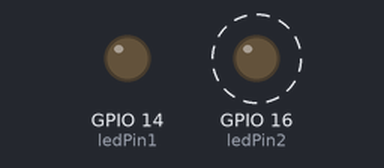
The sketch below on a simulated ESP8266 (NodeMCU). Shown: output pins drawn as LEDs (lit = HIGH). Dashed ring = blinking. WiFi joins after 1.5 s; servers stay silent unless stated; no MQTT or app messages arrive unless stated; the modem accepts every AT command (registered, SIM ready, sends succeed) and sends nothing else.

Above: at 4.02 s.
At 6.68 s:
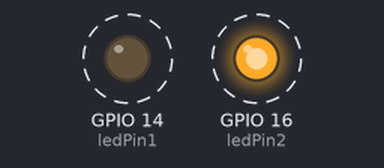
Timing chart, 0 to 7.0 s (numbered marks = the images above):
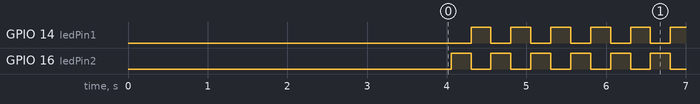

Measured:
- by itself, GPIO 14 (ledPin1), GPIO 16 (ledPin2): alternates HIGH for 0.25 s and LOW for 0.25 s

The sketch:

lucy_mqtt.ino
```cpp
#include <ESP8266WiFi.h>
#include <PubSubClient.h>

// initialize wifi and server information
const char* ssid = "mywifi2";
const char* password = "mypass2";
const char* mqtt_server = "iot.eclipse.org";

// initialize client and other variable
WiFiClient espClient;
PubSubClient client(espClient);
long lastMsg = 0;
char msg[50];
int value = 0;

// initialize led pin
int ledPin1 = 14;
int ledPin2 = 16;

void setup_wifi() { // configure wifi connection
  delay(2000);
  //connecting to a WiFi network
  Serial1.print("Attempting to connect to WPA network ");
  Serial1.print(ssid);
  WiFi.begin(ssid, password);

  // check connection
  while(WiFi.status() != WL_CONNECTED){
    delay(1000);
    Serial1.print(".");
  }

  Serial1.println();
  Serial1.println("WiFi connected");
  Serial1.println("IP address: ");
  Serial1.println(WiFi.localIP());
}

void callback(char* topic, byte* payload, unsigned int length) {
  Serial1.print("Message arrived [");
  Serial1.print(topic);
  Serial1.print("] ");
  for (int i = 0; i < length; i++) {
    Serial1.print((char)payload[i]);
  }
  Serial1.println();
}

void reconnect() {
  // Loop until we're reconnected
  while (!client.connected()) {
    Serial1.println("Attempting MQTT connection...");
    // Attempt to connect
    if (client.connect("ESP8266_Luminocity")) {
      Serial1.println("Connected to server");
      // subscribe to a topic
      client.subscribe("luminocity/test/test_subscribe");
    }
    else {
      Serial1.print("failed, rc=");
      Serial1.println(client.state());
      Serial1.println(" try again in 5 seconds");
      // Wait 5 seconds before retrying
      delay(5000);
    }
  }
}

void setup() {
  Serial1.begin(115200);
  setup_wifi();
  client.setServer(mqtt_server, 1883);
  client.setCallback(callback);
  pinMode(ledPin1, OUTPUT);
  pinMode(ledPin2, OUTPUT);
}

void loop() {

  if (!client.connected()) {
    reconnect();
  }
  client.loop();

  long now = millis();
  if (now - lastMsg > 2000) {
    lastMsg = now;
    ++value;
    snprintf (msg, 75, "Hello world #%ld!", value);
    Serial1.print("Publish message: ");
    Serial1.println(msg);
    Serial1.print("RSSI: ");
    Serial1.print(WiFi.RSSI());
    Serial1.println(" dB");
    client.publish("luminocity/test/test_publish",msg);
  }

  digitalWrite(ledPin1,LOW);
  digitalWrite(ledPin2,HIGH);
  delay(250);
  digitalWrite(ledPin1,HIGH);
  digitalWrite(ledPin2,LOW);
  delay(250);
}
```
